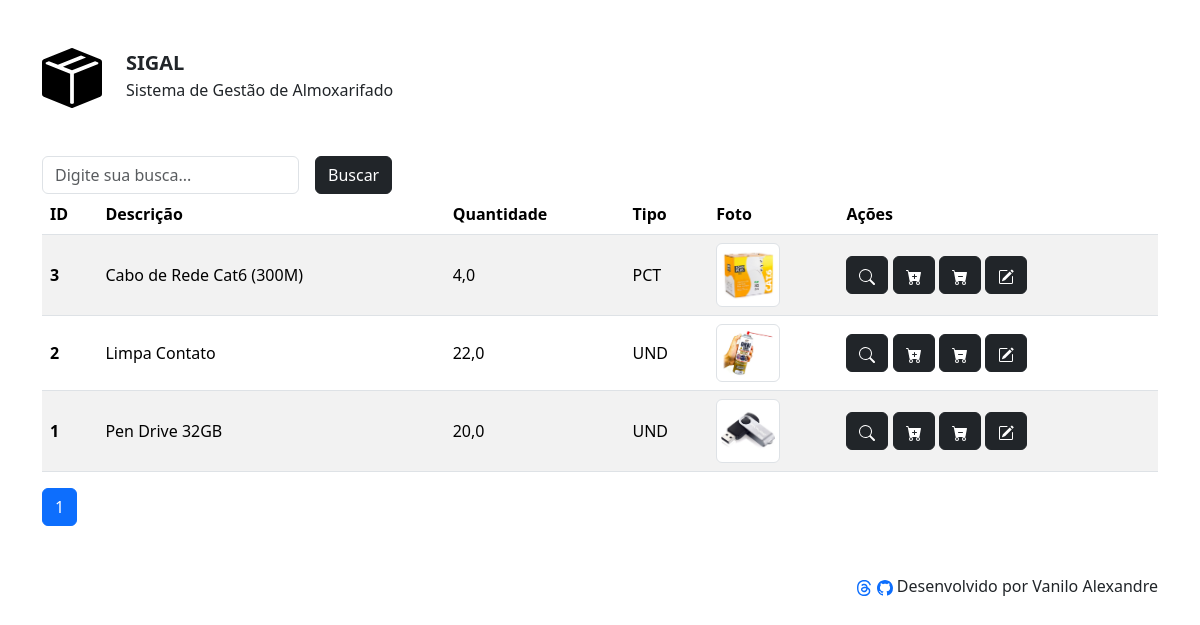
/list (signed in), run on an earlier commit of the app's database.
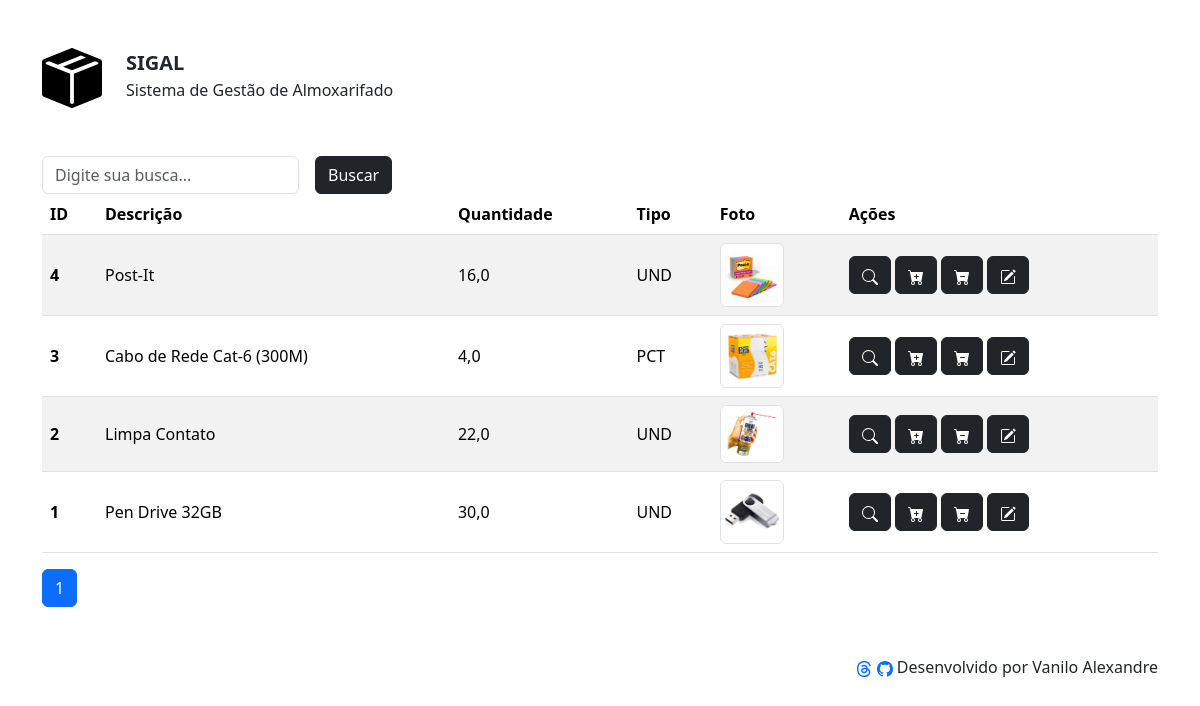
And on a later commit of the database.
### apps/estoque/models.py (models this page shows, shortened)
class Material(models.Model):
    OPCOES_CATEGORIA = [
        ("MAT-TIC", "Material de TIC"),
        ("MAT-EXPEDIENTE", "Material de Expediente"),
        ("MAT-ESCRITORIO", "Material de Escritório"),
    ]
    OPCOES_MEDIDA = [
        ("UND", "Unidade"),
        ("KG", "Quilograma"),
        ("PCT", "Pacote"),
    ]
    desc = models.CharField(max_length=100, null=False, blank=False)
    categoria = models.CharField(max_length=100, choices=OPCOES_CATEGORIA, default="")
    qtd = models.DecimalField(max_digits=8, decimal_places=1, null=False, blank=False)
    tipo = models.CharField(max_length=100, choices=OPCOES_MEDIDA, default="UND")
    foto = models.ImageField(upload_to="fotos/%Y/%m/%d/", blank=True)

### apps/estoque/views.py (the view)
# urls.py: path('list', listMaterial, name='list'),
def listMaterial(request):
    if not request.user.is_authenticated:
        messages.error(request, 'Usuário não logado')
        return redirect('login')
    materiais = Material.objects.order_by("-id")
    materiais = Paginator(materiais, 20)
    page_number = request.GET.get("page")
    page_obj = materiais.get_page(page_number)
    return render(request, 'estoque/listar.html', {"cards": page_obj})

### templates/estoque/listar.html (shortened to what this page needs)
{% extends 'shared/base.html' %}
{% load static %}
{% block content %}
<body>
    <div class="container-sm">
        <div>
            <form class="row row-cols-lg-auto g-3" action="{% url 'busca-material' %}" method="get">
                <div class="col-12">
                    <input name="q" class="form-control" type="text" placeholder="Digite sua busca...">
                </div>
                <div class="col-12">
                    <button type="submit" class="btn btn-dark">Buscar</button>
                </div>
            </form>
        </div>
        <table class="table table-striped align-middle">
            <thead>
                <tr>
                    <th scope="col">ID</th>
                    <th scope="col">Descrição</th>
                    <th scope="col">Quantidade</th>
                    <th scope="col">Tipo</th>
                    <th scope="col">Foto</th>
                    <th scope="col">Ações</th>
                </tr>
            </thead>
            <tbody>
                {% if cards %}
                {% for material in cards %}
                <tr>
                    <th scope="row">{{material.id}}</th>
                    <td>{{material.desc}}</td>
                    <td>{{material.qtd}}</td>
                    <td>{{material.tipo}}</td>
                    {% if material.foto == "" or material.foto == null %}
                        <td><img class="img-thumbnail" style="max-width: 64px; max-height: 64px;" src="{% static '/assets/images/not-found.svg' %}" alt="foto"></td>
                    {% else %}
                        <td><img class="img-thumbnail" style="max-width: 64px; max-height: 64px;" src="{{ material.foto.url }}" alt="foto"></td>
                    {% endif %}
                    <td>
                        <a class="btn btn-dark" href="#" role="button">
                            <svg xmlns="http://www.w3.org/2000/svg" width="16" height="16" fill="currentColor" class="bi bi-search" viewBox="0 0 16 16">
                                <path d="M11.742 10.344a6.5 6.5 0 1 0-1.397 1.398h-.001q.044.06.098.115l3.85 3.85a1 1 0 0 0 1.415-1.414l-3.85-3.85a1 1 0 0 0-.115-.1zM12 6.5a5.5 5.5 0 1 1-11 0 5.5 5.5 0 0 1 11 0"/>
                            </svg>
                        </a>
                        <a class="btn btn-dark" href="#" role="button">
                        </a>
                        <a class="btn btn-dark" href="#" role="button">
                        </a>
                        <a class="btn btn-dark" href="{% url 'edit-material' material.id %}" role="button">
                        </a>
                    </td>
                </tr>
                {% endfor%}
            </tbody>
        </table>
        <nav aria-label="Paginação da Lista de Materiais">
            <ul class="pagination">
                <li class="page-item active" aria-current="page">
                    <a class="page-link" href="#">{{ cards.number }}</a>
                </li>
            </ul>
        </nav>
        {% endif %}
    </div>
</body>
{% endblock %}

### templates/shared/base.html (shortened to what this page needs)
{% load static %}
<!doctype html>
<html lang="pt-br">
    <head>
        {% load bootstrap5 %}
        {% bootstrap_css %}
    </head>
    <body>
        {% include 'partials/header.html' %}
        {% block content %}{% endblock %}
        {% include 'partials/footer.html' %}
    </body>
</html>

### templates/partials/header.html (shortened to what this page needs)
{% load static %}
<header>
    <div class="container mt-5 mb-5">
        <div class="row">
            <div class="col-sm-auto">
                <a class="text-decoration-none" href="{% url 'home'%}">
                    <img src="{% static '/assets/images/logo-sigal.svg' %}" style="max-height: 60px; max-width: 60px;">
                </a>
            </div>
            <div class="col">
                <span class="fs-5 fw-bold">SIGAL<br/></span>
                <span class="fs-6">Sistema de Gestão de Almoxarifado</span>
            </div>
        </div>
    </div>
</header>

### templates/partials/footer.html (shortened to what this page needs)
{% load static %}
<footer>
    <div class="container mt-5">
        <p class="text-end">
            <a class="text-decoration-none" href="https://www.threads.net/@vaniloalexandre" target=”_blank”>
            </a>
            <a class="text-decoration-none" href="https://github.com/Maygriev" target=”_blank”>
            </a>
            Desenvolvido por Vanilo Alexandre
        </p>
    </div>
</footer>

What changed in the data, as far as the page shows it:
added Material: id "4", desc "Post-It", qtd "16,0", tipo "UND", foto (picture)
changed Material "PCT": desc "Cabo de Rede Cat6 (300M)" → "Cabo de Rede Cat-6 (300M)"
changed Material "Pen Drive 32GB": qtd "20,0" → "30,0"
